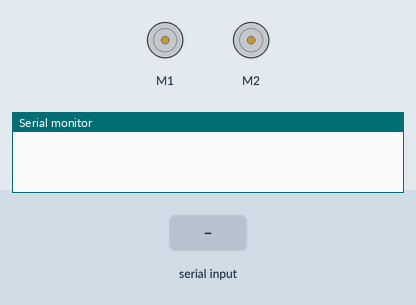
A sketch run on a simulated Arduino Leonardo, built with avr-gcc and run on an emulated ATmega32U4. On the bench: 2 × DC motor (green arrow = forward, orange = backward, longer = faster), the last lines printed to the serial monitor. The inputs (shaded band) are chosen by the test bench.

Above: at 1.2 s.
1.3 s: "s\n" received over the second serial link
At 1.9 s:
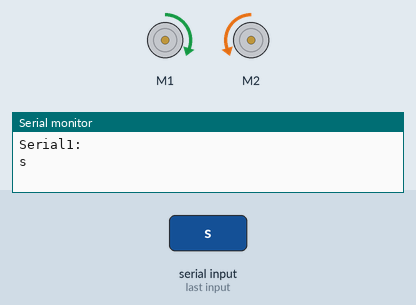
3.5 s: "1\n" received over the second serial link
Timing chart, 0 to 6.5 s (numbered marks = the images above; inputs shaded):
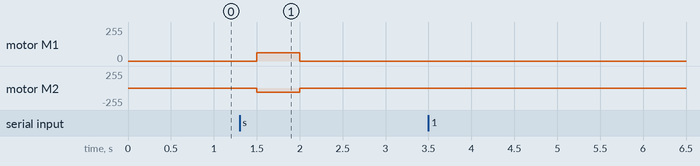

The sketch:

wireless.ino
```cpp
#include <Zumo32U4.h>


Zumo32U4Motors motors;

int TurnValue;
int TurnIncrement;
int TurnMax;
int TurnMin;
int ForwardValue;
int ForwardIncrement;
int ForwardMax;
int ForwardMin;

void setup()
{
  Serial.begin(9600);
  Serial1.begin(9600);
}


void SpinMe(int speed)
{
    motors.setLeftSpeed(speed);
    motors.setRightSpeed(-speed);
}

void loop()
{
  Serial1.write('C');
  if(Serial1.available() > 0)
  {
    char c = Serial1.read();
    Serial.write("Serial1: \n");
    Serial.write(c);
    Serial.write("\n");
    if(c == 's')
    {
      SpinMe(100);
      delay(500);
    }
  }
  SpinMe(0);
  delay(500);
}
```

Measured:
- after the input at 1.3 s, motor M1: stopped → forward 63/255 after 0.20 s, → stopped 0.50 s later; motor M2: stopped → backward 63/255 after 0.20 s, → stopped 0.50 s later
